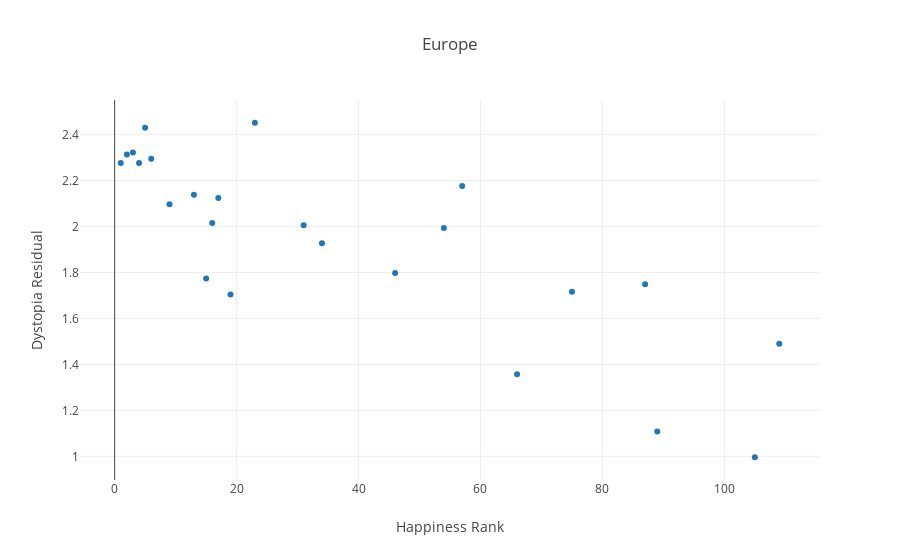

Notebook source saved alongside this figure:
### Code cell
plotly.offline.iplot({
    "data": [go.Scatter(x=data_europe['Happiness.Rank'], 
                        y=data_europe['Dystopia.Residual'], 
                        mode="markers", 
                        hovertext=data_europe.index,
                        )
            ],
    "layout": go.Layout(title="Europe",
                        xaxis=dict(title='Happiness Rank'),
                        yaxis=dict(title='Dystopia Residual')
                       )
})

### Figure 1 — Plotly figure (JSON) as saved in the notebook; plotly's stock layout.template omitted (floating-point values rounded to 4 significant figures)
{"data": [{"hovertext": ["Albania", "Austria", "Belgium", "Bulgaria", "Czech Republic", "Denmark", "Estonia", "Finland", "France", "Germany", "Greece", "Hungary", "Iceland", "Ireland", "Latvia", "Netherlands", "Norway", "Poland", "Portugal", "Romania", "Spain", "Sweden", "Switzerland", "United Kingdom"], "mode": "markers", "type": "scatter", "uid": "f0a6f83e-c1a3-11e8-b75f-db973ca5775c", "x": [109, 13, 17, 105, 23, 2, 66, 5, 31, 16, 87, 75, 3, 15, 54, 6, 1, 46, 89, 57, 34, 9, 4, 19], "y": [1.49, 2.139, 2.124, 0.9961, 2.452, 2.314, 1.358, 2.43, 2.006, 2.016, 1.749, 1.716, 2.323, 1.774, 1.994, 2.295, 2.277, 1.798, 1.108, 2.177, 1.928, 2.098, 2.277, 1.704]}], "layout": {"title": "Europe", "xaxis": {"title": "Happiness Rank"}, "yaxis": {"title": "Dystopia Residual"}}}
